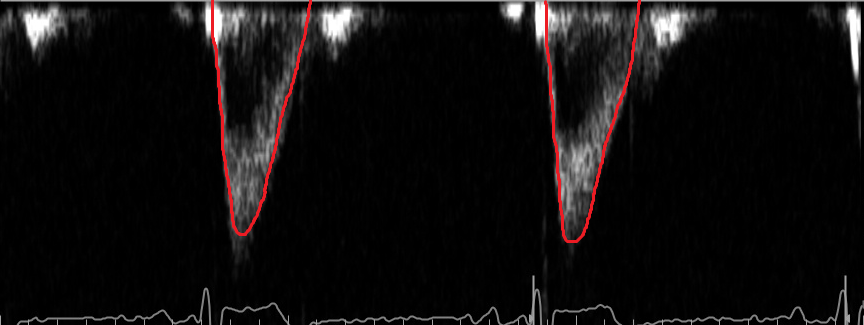
#> input picture doppler/processing/test_tracings/VTI2.png, 864 x 325 px, found by its file name
$ python detectVTIBlobs1.py
#> lines starting #> are read from the running program, lines starting #| are printed output that depends on the picture
#!/usr/bin/env python3
from math import sqrt
from skimage import data
from skimage.feature import blob_dog, blob_log, blob_doh
from skimage.color import rgb2gray

import matplotlib.pyplot as plt


from PIL import Image
import numpy as np

import os
import sys

out_dir = '/hpf/largeprojects/ccmbio/sufkes/echonet_pediatric/runs/blobs'
os.makedirs(out_dir, exist_ok=True)
in_dir = '/hpf/largeprojects/ccmbio/sufkes/echonet_pediatric/data/data_from_sickkids/processed/echo_data/vti_n225'
in_name = 'VTI2.png'
in_path = os.path.join(in_dir, in_name)

img_pil = Image.open(in_path)
#> img_pil is the input picture: PIL image 864x325 RGBA; mean R, G, B, A 16.6, 14.3, 14.4, 255
image = np.array(img_pil)

#image = data.hubble_deep_field()[0:500, 0:500]
image_gray = rgb2gray(image)

blobs_log = blob_log(image_gray, max_sigma=30, num_sigma=10, threshold=.1)
#> blobs_log = 482 rows, first 8: [57, 855, 4.22], [30, 863, 17.11], [0, 538, 26.78], [277, 533, 1], [277, 845, 1], [317, 0, 1], [0, 339, 26.78], [317, 863, 1]

# Compute radii in the 3rd column.
blobs_log[:, 2] = blobs_log[:, 2] * sqrt(2)

blobs_dog = blob_dog(image_gray, max_sigma=30, threshold=.1)
#> blobs_dog = 379 rows, first 8: [62, 855, 2.56], [39, 854, 4.1], [318, 847, 2.56], [277, 533, 1], [277, 845, 1], [42, 34, 2.56], [317, 0, 1], [0, 540, 26.84]
blobs_dog[:, 2] = blobs_dog[:, 2] * sqrt(2)

blobs_doh = blob_doh(image_gray, max_sigma=30, threshold=.01)
#> blobs_doh = 17 rows, first 8: [0, 336, 30], [0, 40, 30], [20, 851, 17.11], [0, 666, 30], [15, 549, 30], [0, 228, 30], [320, 846, 4.22], [323, 143, 1]

blobs_list = [blobs_log, blobs_dog, blobs_doh]
colors = ['yellow', 'lime', 'red']
titles = ['Laplacian of Gaussian', 'Difference of Gaussian',
          'Determinant of Hessian']
sequence = zip(blobs_list, colors, titles)

fig, axes = plt.subplots(1, 3, figsize=(9, 3), sharex=True, sharey=True)
ax = axes.ravel()

for idx, (blobs, color, title) in enumerate(sequence):
    ax[idx].set_title(title)
    ax[idx].imshow(image, cmap='gray')
    for blob in blobs:
        y, x, r = blob
        c = plt.Circle((x, y), r, color=color, linewidth=2, fill=False)
        ax[idx].add_patch(c)
        ax[idx].set_axis_off()
#> this loop made 3 passes
#> (color, title) on passes 1 to 3: ('yellow', 'Laplacian of Gaussian'), ('lime', 'Difference of Gaussian'), ('red', 'Determinant of Hessian')

plt.tight_layout()
plt.show()
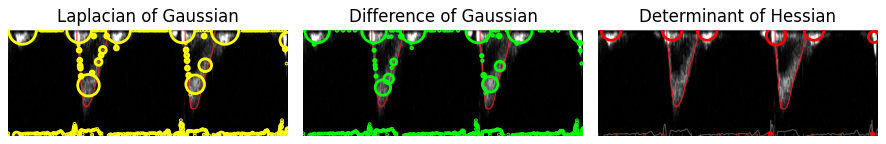
#> figure drawn by matplotlib, 3 panels

out_name = os.path.basename(in_path)
out_path = os.path.join(out_dir, out_name)
plt.savefig(out_path)

$ run again, with doppler/processing/test_tracings/VTI1.png copied over doppler/processing/test_tracings/VTI2.png
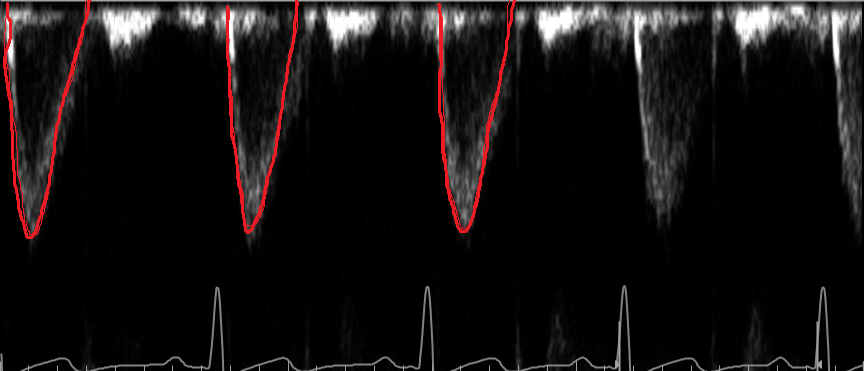
#> input picture doppler/processing/test_tracings/VTI1.png, 864 x 371 px, found by its file name
#> img_pil is the input picture: PIL image 864x371 RGBA; mean R, G, B, A 20.9, 17.4, 17.6, 255
#> `image_gray = rgb2gray(image)`:
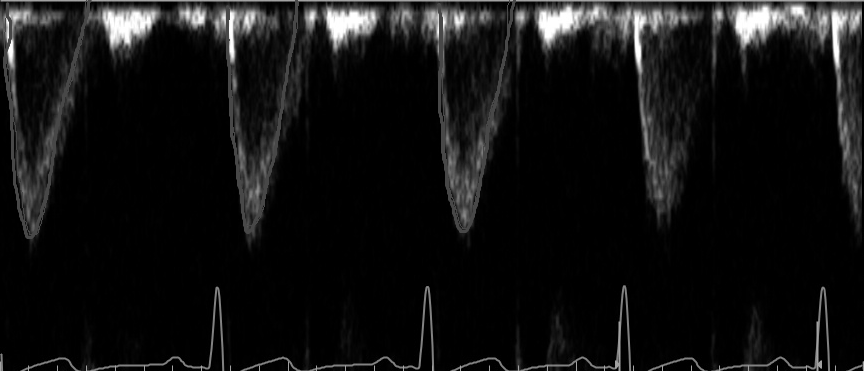
#> image_gray: shape (371, 864) float64; min 0, max 1, mean 0.0713
#> blobs_log = 445 rows, first 8: [52, 10, 4.22], [51, 638, 4.22], [50, 836, 4.22], [50, 231, 4.22], [0, 758, 30], [15, 718, 4.22], [0, 126, 30], [0, 346, 30]
#> blobs_dog = 391 rows, first 8: [52, 638, 2.56], [52, 10, 2.56], [51, 836, 2.56], [50, 231, 2.56], [16, 311, 4.1], [0, 759, 26.84], [11, 798, 4.1], [14, 718, 2.56]
#> blobs_doh = 15 rows, first 8: [0, 124, 30], [0, 751, 30], [0, 343, 30], [0, 555, 30], [0, 845, 30], [364, 617, 4.22], [364, 818, 4.22], [0, 193, 17.11]
#> the loop `for idx, (blobs, color, title) in enumerate(sequence):` made 3 passes
#> (color, title) on passes 1 to 3: ('yellow', 'Laplacian of Gaussian'), ('lime', 'Difference of Gaussian'), ('red', 'Determinant of Hessian')
#> `plt.show()`:
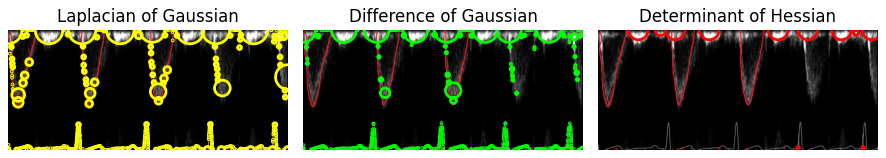
#> figure drawn by matplotlib, 3 panels

$ run again, with doppler/processing/test_tracings/VTI3.png copied over doppler/processing/test_tracings/VTI2.png
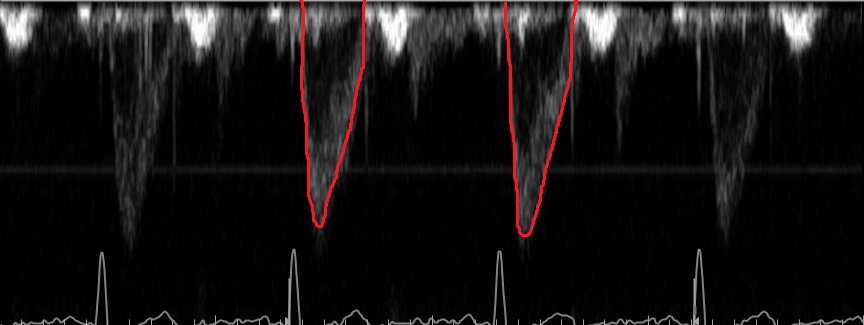
#> input picture doppler/processing/test_tracings/VTI3.png, 864 x 325 px, found by its file name
#> img_pil is the input picture: PIL image 864x325 RGBA; mean R, G, B, A 21.1, 18.9, 19, 255
#> blobs_log = 368 rows, first 8: [0, 0, 30], [0, 795, 30], [321, 583, 1], [321, 518, 1], [317, 215, 1], [0, 393, 30], [321, 129, 1], [321, 561, 1]
#> blobs_dog = 352 rows, first 8: [14, 275, 4.1], [33, 18, 6.55], [0, 0, 26.84], [320, 287, 1.6], [0, 794, 26.84], [303, 694, 1], [321, 695, 2.56], [281, 695, 1.6]
#> blobs_doh = 14 rows, first 8: [0, 797, 30], [0, 393, 30], [0, 200, 30], [0, 599, 30], [12, 7, 30], [320, 287, 4.22], [11, 83, 7.44], [320, 696, 4.22]
#> the loop `for idx, (blobs, color, title) in enumerate(sequence):` made 3 passes
#> (color, title) on passes 1 to 3: ('yellow', 'Laplacian of Gaussian'), ('lime', 'Difference of Gaussian'), ('red', 'Determinant of Hessian')
#> `plt.show()`:
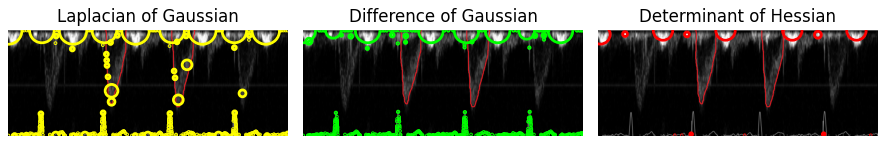
#> figure drawn by matplotlib, 3 panels
